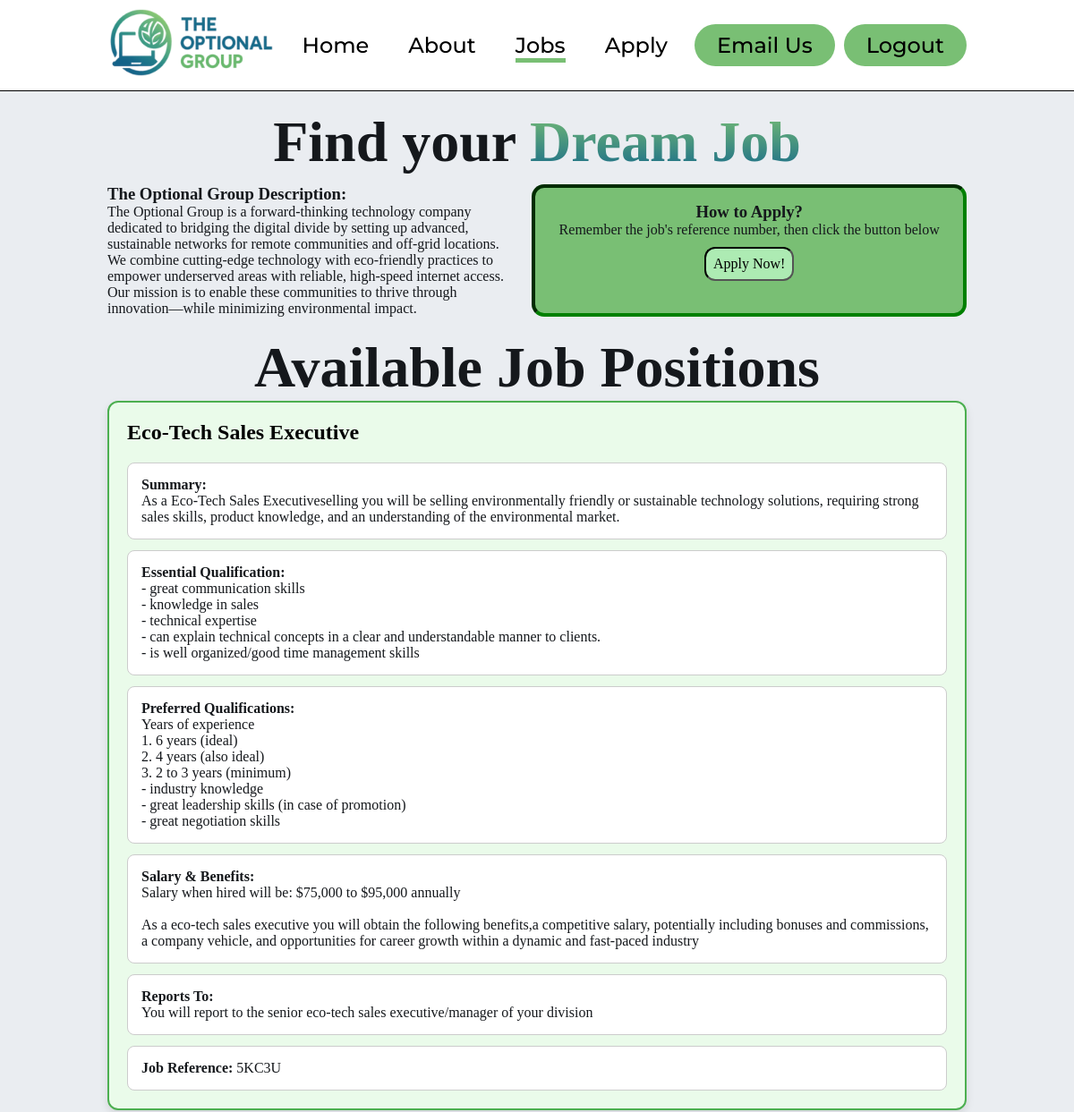
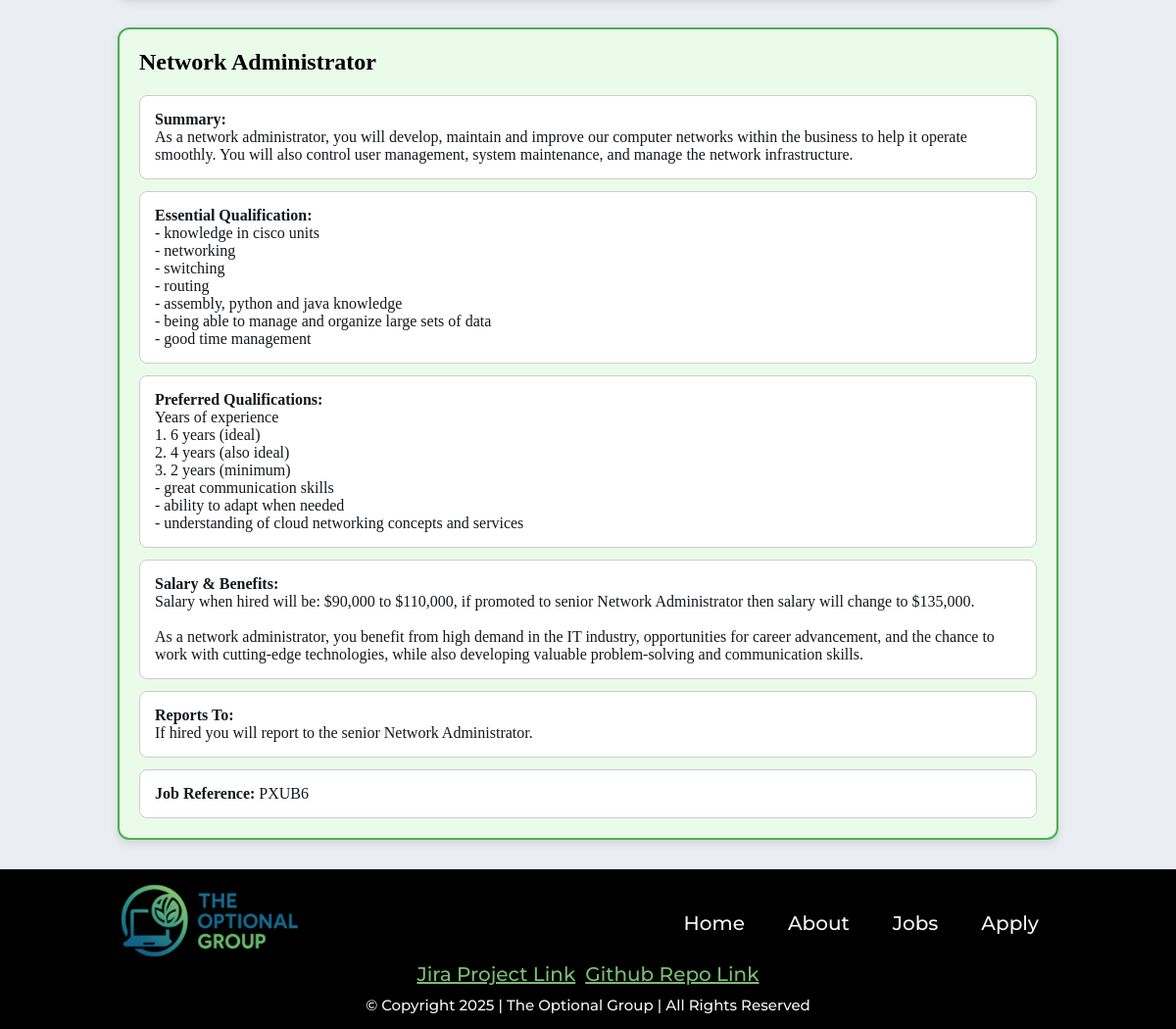
The page /jobs.php (signed in) on the database its author committed (2 pictures, top to bottom).
### tables this page shows
CREATE TABLE `jobs` (
  `job_reference_number` varchar(5) NOT NULL,
  `position_name` varchar(2000) NOT NULL,
  `summary` varchar(2000) NOT NULL,
  `essential_qualifications` varchar(2000) NOT NULL,
  `preferred_qualifications` varchar(2000) NOT NULL,
  `salary_and_benefits` varchar(2000) NOT NULL,
  `title_to_report_to` varchar(2000) NOT NULL
);

### jobs.php (the view, shortened to what this page needs)
<!DOCTYPE html>
<html lang="en">
<head>
    <link rel="stylesheet" href="styles/styles.css">
</head>
<body>
    <?php
        require_once 'settings.php';
        $conn = new mysqli($host, $user, $pwd, $sql_db);
        $user = $_SESSION['username'];
        $query = "SELECT status FROM users WHERE username = ?";
        $stmt = $conn->prepare($query);
        $stmt->bind_param("s", $user);
        $stmt->execute();
        $result = $stmt->get_result();
        if ($result && $result->num_rows === 1) {
            $row = $result->fetch_assoc();
            if ($row['status'] == '0') {
                include_once 'header_manager.inc';
            } else {
                include_once 'header.inc';
            }
        } else {
            echo "<p>Error: User not found or issue with users table.</p>";
        }
        $sql = "SELECT * FROM jobs";
        $result = $conn->query($sql);
    ?>
    <main id="jobs_main">
        <h1>Find your <span class="text_gradient">Dream Job</span></h1>
        <section>
            <div class="row">
                <div class="column">
                    <h3>The Optional Group Description:</h3>
                    <p>The Optional Group is a forward-thinking technology company dedicated to bridging the digital divide
                        by setting up advanced, sustainable networks for remote communities and off-grid locations. We
                        combine cutting-edge technology with eco-friendly practices to empower underserved areas with
                        reliable, high-speed internet access. Our mission is to enable these communities to thrive through
                        innovation—while minimizing environmental impact.</p>
                </div>
                <aside class="column green_section">
                    <h3>How to Apply?</h3>
                    <p>Remember the job's reference number, then click the button below</p>
                    <a href="apply.php" id="apply_button" class="button">Apply Now!</a>
                </aside>
            </div>
        </section>
        <section>
            <h1>Available Job Positions</h1>
            <?php
            if ($result->num_rows > 0) {
                while ($row = $result->fetch_assoc()) {
                    echo "<div style='border: 2px solid #4CAF50; background-color: #eafbea; padding: 20px; margin-bottom: 30px; border-radius: 12px; box-shadow: 0 4px 10px rgba(0, 0, 0, 0.1);'>";
                    echo "<h2 style='color:rgb(3, 3, 3); margin-bottom: 20px;'>" . htmlspecialchars($row['position_name']) . "</h2>";
                    echo "<div style='background-color: #fff; border: 1px solid #ccc; padding: 15px; border-radius: 8px; margin-bottom: 12px;'>
                            <strong>Summary:</strong><br>" . nl2br(htmlspecialchars($row['summary'])) . "
                          </div>";
                    echo "<div style='background-color: #fff; border: 1px solid #ccc; padding: 15px; border-radius: 8px; margin-bottom: 12px;'>
                            <strong>Essential Qualification:</strong><br>" . nl2br(htmlspecialchars($row['essential_qualifications'])) . "
                          </div>";
                    echo "<div style='background-color: #fff; border: 1px solid #ccc; padding: 15px; border-radius: 8px; margin-bottom: 12px;'>
                            <strong>Preferred Qualifications:</strong><br>" . nl2br(htmlspecialchars($row['preferred_qualifications'])) . "
                          </div>";
                    echo "<div style='background-color: #fff; border: 1px solid #ccc; padding: 15px; border-radius: 8px; margin-bottom: 12px;'>
                            <strong>Salary & Benefits:</strong><br>" . nl2br(htmlspecialchars($row['salary_and_benefits'])) . "
                          </div>";
                    echo "<div style='background-color: #fff; border: 1px solid #ccc; padding: 15px; border-radius: 8px; margin-bottom: 12px;'>
                            <strong>Reports To:</strong><br>" . nl2br(htmlspecialchars($row['title_to_report_to'])) . "
                          </div>";
                    echo "<div style='background-color: #fff; border: 1px solid #ccc; padding: 15px; border-radius: 8px;'>
                            <strong>Job Reference:</strong> " . htmlspecialchars($row['job_reference_number']) . "
                          </div>";
                    echo "</div>";
                }
            } else {
                echo "<p>No job listings found.</p>";
            }
            ?>
        </section>
    </main>
    <?php include('footer.inc'); ?>
</body>
</html>

### header.inc
<?php $current_page = basename($_SERVER['PHP_SELF']); ?>
<header>
    <a href="index.php"><img src="images/the_optional_group_logo.png" alt="The Optional Group Logo"
            class="logo"></a>
    <nav class="nav">
        <ul class="nav_links">
            <li><a href="index.php" <?php if ($current_page == 'index.php') echo 'class="active"'; ?>>Home</a></li>
            <li><a href="about.php" <?php if ($current_page == 'about.php') echo 'class="active"'; ?>>About</a></li>
            <li><a href="jobs.php" <?php if ($current_page == 'jobs.php') echo 'class="active"'; ?>>Jobs</a></li>
            <li><a href="apply.php" <?php if ($current_page == 'apply.php') echo 'class="active"'; ?>>Apply</a></li>
        </ul>
    </nav>
    <a id="cta" href="mailto:info@theoptionalgroup.com.au">Email Us</a>
    <a id = "logout" href="logout.php" style="text-decoration:none;">Logout</a>
</header>

### footer.inc
<footer>
    <div id="footer_nav">
        <a href="index.php"><img src="images/the_optional_group_logo.png" alt="The Optional Group Logo"
                class="logo"></a>
        <ul id="footer_links">
            <li><a href="index.php">Home</a></li>
            <li><a href="about.php">About</a></li>
            <li><a href="jobs.php">Jobs</a></li>
            <li><a href="apply.php">Apply</a></li>
        </ul>
    </div>
    <div id="footer_row">
        <a class="footer_link" href="https://nagooptional.atlassian.net/jira/software/projects/SCRUM/summary"
            target="_blank">Jira
            Project Link</a>
        <a class="footer_link" href="https://github.com/Optional-WebTechGroup/optionalGroup_part2"
            target="_blank">Github Repo Link</a>
    </div>
    <p id="copyright">&copy; Copyright 2025 | The Optional Group | All Rights Reserved</p>
</footer>

### styles/styles.css (style rules this page uses)
:root { --hightlight_color: #79BF74; }
* { box-sizing: border-box; margin: 0; padding: 0; }
body { background-color: #eaedf1; color: #15181c; }
ul { list-style-position: inside; }
.column { display: flex; flex-direction: column; flex: 1; }
#jobs_hp a header li, header a, header button { text-decoration: none; color: black; font-family: "Montserrat", sans-serif; font-weight: 500; font-size: 24px; }
header { background-color: white; display: flex; padding: 10px 10%; justify-content: space-between; align-items: center; border-bottom: 1px double black; }
.logo { cursor: pointer; height: 75px; width: auto; }
.nav_links li { display: inline; padding-left: 20px; padding-right: 20px; }
#cta { padding: 9px 25px; border: none; border-radius: 50px; background-color: var(--hightlight_color); }
#logout { padding: 9px 25px; border: none; border-radius: 50px; background-color: var(--hightlight_color); }
.active { border-bottom: 5px solid #79BF74; }
#apply_button { max-width: 130px; text-align: center; align-self: center; margin-top: 10px; background-color: #adebb3; padding: 0.5em; border: 2px inset black; color: black; text-decoration: none; border-radius: 12px; cursor: pointer; }
.green_section { width: 100%; text-align: center; padding: 1em; border: 4px inset green; border-radius: 14px; background-color: #79BF74; }
#jobs_main { margin: 0 10%; }
footer { display: flex; flex-direction: column; padding: 15px 10%; justify-content: space-between; background-color: black; }
#footer_nav { display: flex; justify-content: space-between; align-items: center; }
#footer_links li { display: inline; padding-left: 20px; padding-right: 20px; }
footer a { text-decoration: none; color: whitesmoke; font-family: "Montserrat", sans-serif; font-weight: 500; font-size: 20px; }
footer p { align-self: center; text-decoration: none; color: whitesmoke; font-family: "Montserrat", sans-serif; font-weight: 500; padding-top: 10px; font-size: 15px; }
.footer_link { align-self: center; color: var(--hightlight_color); text-decoration: underline; }
#footer_row { display: flex; justify-content: center; gap: 10px; }
h1 { font-size: 4em; text-align: center; padding-top: 20px; }
.text_gradient { background-image: linear-gradient(var(--hightlight_color), #176A8A); color: transparent; background-clip: text; }
.row { display: flex; justify-content: space-around; gap: 3%; margin-top: 10px; }

### rows shown on the page
jobs: position_name "Eco-Tech Sales Executive", summary "As a Eco-Tech Sales Executiveselling you will be selling environmentally friendly or sustainable technology solutions, requiring strong sales skills, product knowledge, and an understanding of the environmental market.", essential_qualifications "- great communication skills - knowledge in sales - technical expertise - can explain technical concepts in a clear and understandable manner to clients. - is well organized/good time management skills", preferred_qualifications "Years of experience 1. 6 years (ideal) 2. 4 years (also ideal) 3. 2 to 3 years (minimum) - industry knowledge - great leadership skills (in case of promotion) - great negotiation skills", salary_and_benefits "Salary when hired will be: $75,000 to $95,000 annually As a eco-tech sales executive you will obtain the following benefits,a competitive salary, potentially including bonuses and commissions, a company vehicle, and opportunities for career growth within a dynamic and fast-paced industry", title_to_report_to "You will report to the senior eco-tech sales executive/manager of your division", job_reference_number "5KC3U"
jobs: position_name "Network Administrator", summary "As a network administrator, you will develop, maintain and improve our computer networks within the business to help it operate smoothly. You will also control user management, system maintenance, and manage the network infrastructure.", essential_qualifications "- knowledge in cisco units - networking - switching - routing - assembly, python and java knowledge - being able to manage and organize large sets of data - good time management", preferred_qualifications "Years of experience 1. 6 years (ideal) 2. 4 years (also ideal) 3. 2 years (minimum) - great communication skills - ability to adapt when needed - understanding of cloud networking concepts and services", salary_and_benefits "Salary when hired will be: $90,000 to $110,000, if promoted to senior Network Administrator then salary will change to $135,000. As a network administrator, you benefit from high demand in the IT industry, opportunities for career advancement, and the chance to work with cutting-edge technologies, while also developing valuable problem-solving and communication skills.", title_to_report_to "If hired you will report to the senior Network Administrator.", job_reference_number "PXUB6"
